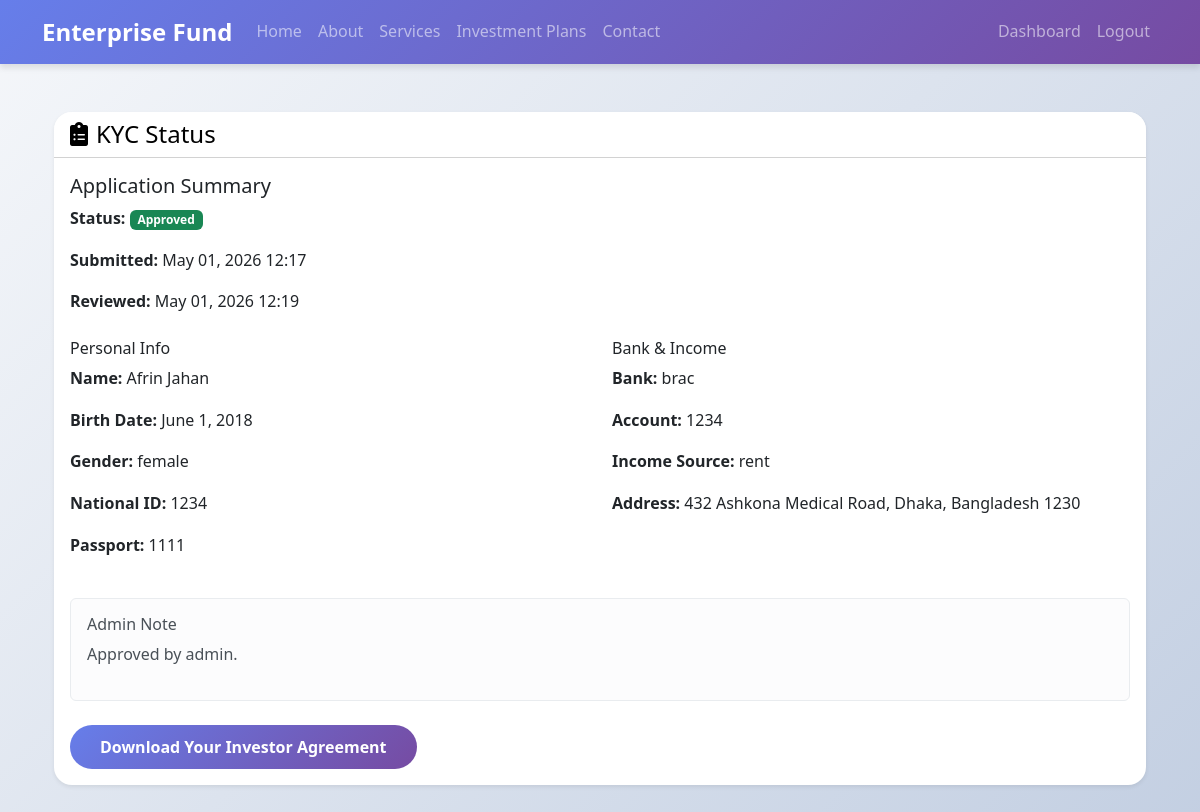
Screenshot of /accounts/kyc/status/ (signed in) with the database file from the repository.
### accounts/models.py (models this page shows, shortened)
class InvestorKYC(models.Model):
    STATUS_PENDING = 'pending'
    STATUS_APPROVED = 'approved'
    STATUS_REJECTED = 'rejected'
    STATUS_ADDITIONAL = 'additional_docs'
    STATUS_CHOICES = [
        (STATUS_PENDING, 'Pending'),
        (STATUS_APPROVED, 'Approved'),
        (STATUS_REJECTED, 'Rejected'),
        (STATUS_ADDITIONAL, 'Additional Documents Required'),
    ]
    user = models.OneToOneField(CustomUser, on_delete=models.CASCADE, related_name='kyc')
    full_name = models.CharField(max_length=255)
    date_of_birth = models.DateField(null=True, blank=True)
    gender = models.CharField(max_length=50, blank=True)
    address_line = models.CharField(max_length=255)
    city = models.CharField(max_length=100)
    country = models.CharField(max_length=100)
    postal_code = models.CharField(max_length=20)
    national_id = models.CharField(max_length=100)
    passport_number = models.CharField(max_length=100, blank=True)
    bank_name = models.CharField(max_length=150)
    bank_account = models.CharField(max_length=100)
    income_source = models.CharField(max_length=255)
    id_proof = models.FileField(upload_to='kyc/id_proof/', null=True, blank=True)
    bank_statement = models.FileField(upload_to='kyc/bank_statement/', null=True, blank=True)
    wealth_declaration = models.FileField(upload_to='kyc/wealth_declaration/', null=True, blank=True)
    status = models.CharField(max_length=20, choices=STATUS_CHOICES, default=STATUS_PENDING)
    admin_note = models.TextField(blank=True)
    requested_documents = models.TextField(blank=True)
    submitted_at = models.DateTimeField(auto_now_add=True)
    reviewed_at = models.DateTimeField(null=True, blank=True)

### accounts/views.py (the view)
# urls.py: path('kyc/status/', views.kyc_status, name='kyc_status'),
@login_required
def kyc_status(request):
    if request.user.role == 'admin':
        return redirect('accounts:admin_dashboard')
    kyc = getattr(request.user, 'kyc', None)
    if not kyc:
        return redirect('accounts:apply_kyc')
    agreement = getattr(kyc, 'agreement', None)
    return render(request, 'accounts/kyc_status.html', {
        'kyc': kyc,
        'agreement': agreement,
    })

### templates/accounts/kyc_status.html (shortened to what this page needs)
{% extends 'base.html' %}
{% block content %}
<div class="container my-5">
    <div class="card shadow-sm">
        <div class="card-header bg-secondary text-white">
            <h4 class="mb-0"><i class="fas fa-clipboard-list me-2"></i>KYC Status</h4>
        </div>
        <div class="card-body">
            <div class="mb-4">
                <h5>Application Summary</h5>
                <p><strong>Status:</strong> <span class="badge {% if kyc.status == 'approved' %}bg-success{% elif kyc.status == 'pending' %}bg-warning text-dark{% elif kyc.status == 'rejected' %}bg-danger{% else %}bg-info text-dark{% endif %}">{{ kyc.get_status_display }}</span></p>
                <p><strong>Submitted:</strong> {{ kyc.submitted_at|date:'M d, Y H:i' }}</p>
                {% if kyc.reviewed_at %}
                    <p><strong>Reviewed:</strong> {{ kyc.reviewed_at|date:'M d, Y H:i' }}</p>
                {% endif %}
            </div>
            <div class="row">
                <div class="col-md-6">
                    <h6>Personal Info</h6>
                    <p><strong>Name:</strong> {{ kyc.full_name }}</p>
                    <p><strong>Birth Date:</strong> {{ kyc.date_of_birth }}</p>
                    <p><strong>Gender:</strong> {{ kyc.gender }}</p>
                    <p><strong>National ID:</strong> {{ kyc.national_id }}</p>
                    <p><strong>Passport:</strong> {{ kyc.passport_number }}</p>
                </div>
                <div class="col-md-6">
                    <h6>Bank & Income</h6>
                    <p><strong>Bank:</strong> {{ kyc.bank_name }}</p>
                    <p><strong>Account:</strong> {{ kyc.bank_account }}</p>
                    <p><strong>Income Source:</strong> {{ kyc.income_source }}</p>
                    <p><strong>Address:</strong> {{ kyc.address_line }}, {{ kyc.city }}, {{ kyc.country }} {{ kyc.postal_code }}</p>
                </div>
            </div>
            {% if kyc.admin_note %}
                <div class="alert alert-light mt-4">
                    <h6>Admin Note</h6>
                    <p>{{ kyc.admin_note }}</p>
                </div>
            {% endif %}
            {% if agreement %}
                <div class="mt-4">
                    <a href="{% url 'accounts:agreement_download' agreement.pk %}" class="btn btn-primary">Download Your Investor Agreement</a>
                </div>
            {% endif %}
        </div>
    </div>
</div>
{% endblock %}

### static/css/style.css (style rules this page uses)
body { font-family: 'Segoe UI', Tahoma, Geneva, Verdana, sans-serif; background: linear-gradient(135deg, #f5f7fa 0%, #c3cfe2 100%); color: #333; line-height: 1.6; }
.card { box-shadow: 0 4px 8px rgba(0,0,0,.1); border: none; border-radius: 10px; transition: transform 0.3s ease, box-shadow 0.3s ease; }
.btn-primary { background: linear-gradient(135deg, #667eea 0%, #764ba2 100%); border: none; border-radius: 25px; padding: 10px 30px; font-weight: 600; transition: transform 0.3s ease; }
.card-header { background-color: white !important; color: black !important; }
.card { border-radius: 18px !important; overflow: hidden; }

### rows the page displays
InvestorKYC: status "Approved", submitted_at "May 01, 2026 12:17", reviewed_at "May 01, 2026 12:19", full_name "Afrin Jahan", date_of_birth "June 1, 2018", gender "female", national_id "1234", passport_number "1111", bank_name "brac", bank_account "1234", income_source "rent", address_line "432 Ashkona Medical Road", city "Dhaka", country "Bangladesh", postal_code "1230", admin_note "Approved by admin."
